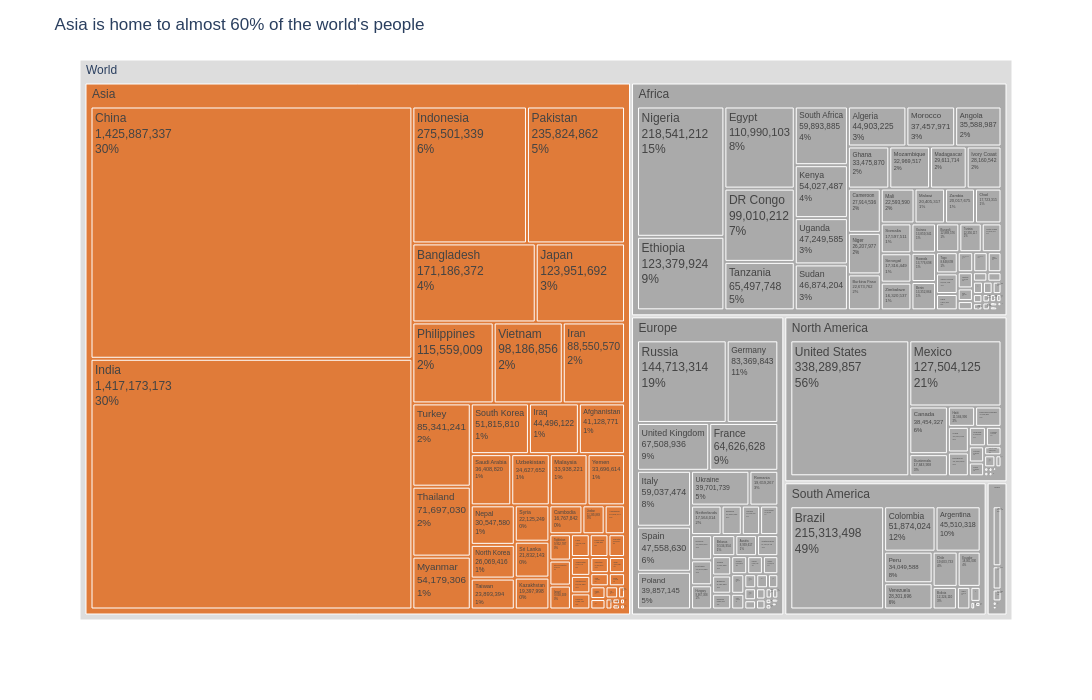

Notebook cell for this chart:
### Markdown cell above
**Chart choice & justification:** *Which chart did you choose, and why? Justify design choices.

I chose a treemap. The question asks to show the population at two levels, continents and countries, in one chart, and a treemap is suitable for this kind of nested data. The size of each box is the population, so with one look you can see where most people live. Asia is orange because more than half of the world lives there, and the other continents are grey. On each box I wrote the population and its share: for continents the share of the world, and for countries the share of their continent.

### Code cell
# Q6
color_discrete_mapping = {c: ('#E07B39' if c == 'Asia' else '#AAAAAA') for c in df['Continent'].unique()}

fig = px.treemap(
    df,
    path=[px.Constant('World'), 'Continent', 'Country'],
    values='2022 Population',          
    color='Continent',
    color_discrete_map=color_discrete_mapping,
    labels={'2022 Population': 'Population 2022'},
    height=700, width=1100,
    template='plotly_white'
)

fig.update_traces(
    texttemplate='%{label}<br>%{value:,.0f}<br>%{percentParent:.0%}',
    hovertemplate='<b>%{label}</b><br>%{value:,.0f} people<br>%{percentParent:.1%} of %{parent}<extra></extra>',
    root_color='white',
)

fig.update_layout(
    title='Asia is home to almost 60% of the world\'s people',
    font=dict(family='Arial', size=12),
)

fig.data[0].marker.colors = [
    c if c in color_discrete_mapping.values() else '#DDDDDD'
    for c in fig.data[0].marker.colors
]

fig.show()

### Figure 1 — Plotly figure (JSON) as saved in the notebook; plotly's stock layout.template omitted (floating-point values rounded to 4 significant figures; data arrays with more than 128 entries replaced by an {"elided": "..."} marker saying what was removed)
{"data": [{"branchvalues": "total", "customdata": {"elided": "241x1 str values"}, "domain": {"x": [0, 1], "y": [0, 1]}, "hovertemplate": "<b>%{label}</b><br>%{value:,.0f} people<br>%{percentParent:.1%} of %{parent}<extra></extra>", "ids": {"elided": "241 str values"}, "labels": {"elided": "241 str values"}, "marker": {"colors": {"elided": "241 str values"}}, "name": "", "parents": {"elided": "241 str values"}, "root": {"color": "white"}, "texttemplate": "%{label}<br>%{value:,.0f}<br>%{percentParent:.0%}", "type": "treemap", "values": {"elided": "241 float values"}}], "layout": {"font": {"family": "Arial", "size": 12}, "height": 700, "legend": {"tracegroupgap": 0}, "margin": {"t": 60}, "title": {"text": "Asia is home to almost 60% of the world's people"}, "width": 1100}}
